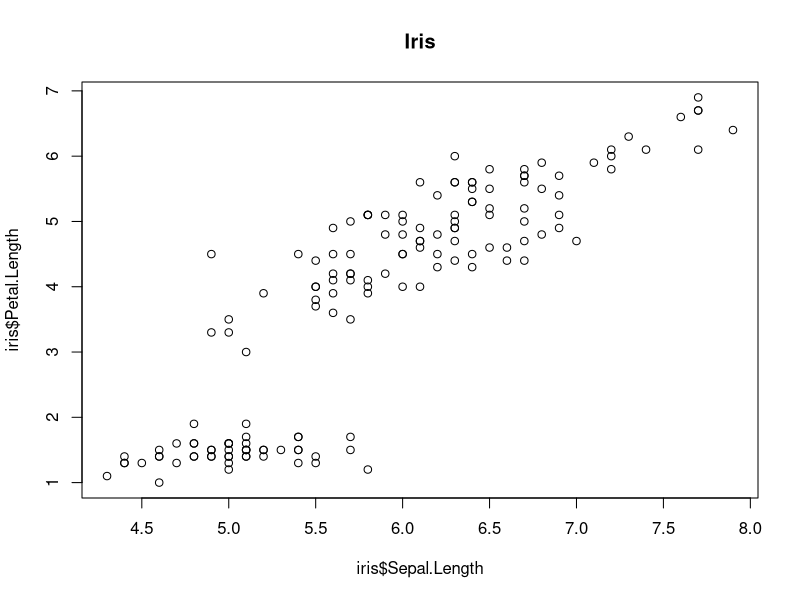
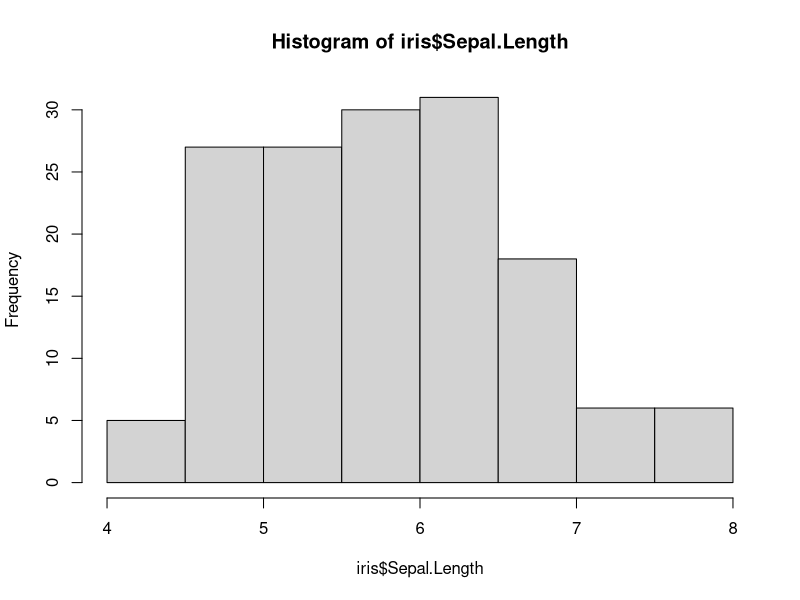
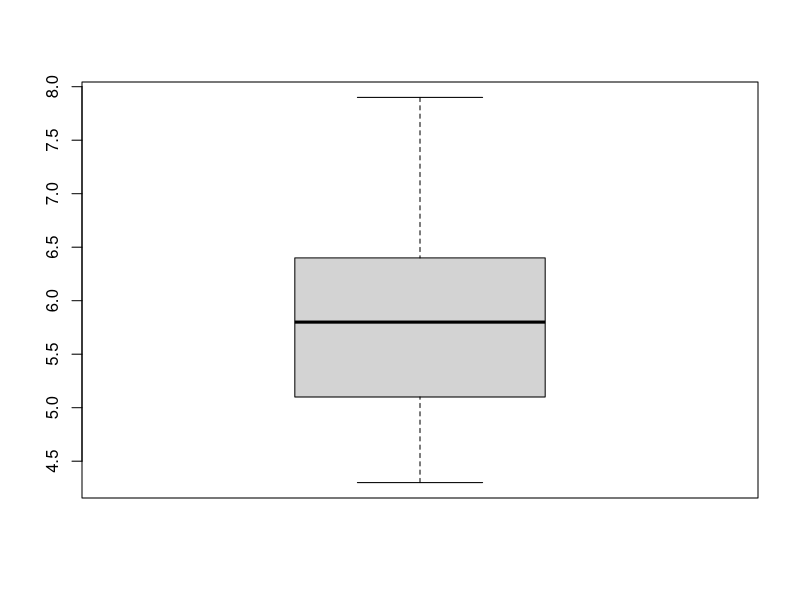
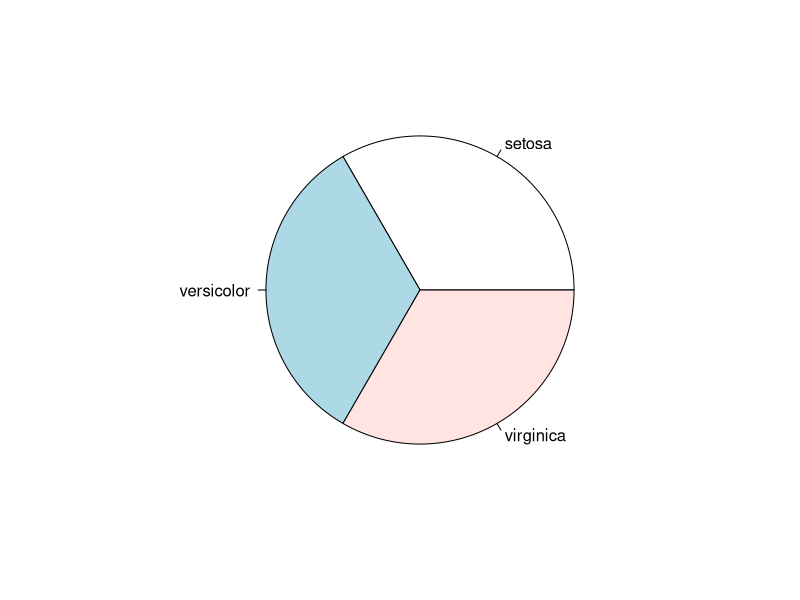
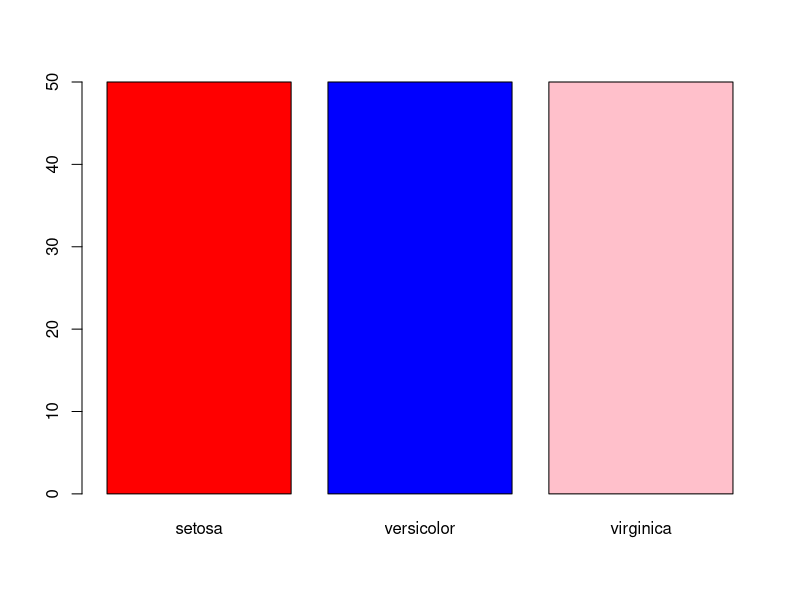

These figures' R source, in order:
## ---- chunk 1
knitr::opts_chunk$set(echo = TRUE)
## ---- chunk 2
data(iris)
plot(x = iris$Sepal.Length,
     y = iris$Petal.Length, main = "Iris")
## ---- chunk 3
hist(iris$Sepal.Length)
## ---- chunk 4
boxplot(iris$Sepal.Length)
## ---- chunk 5
tab <- table(iris$Species)
pie(tab)
## ---- chunk 6
tab <- table(iris$Species)  # skapa frekvenstabell
barplot(tab,col=c("red","blue","pink"))
## ---- chunk 7
rnorm(n = 3, mean = 10, sd = 1)
set.seed(20180218)
rnorm(n = 3, mean = 10, sd = 1)
set.seed(20180218)
rnorm(n=3, mean=10, sd=1)
## ---- chunk 8
text <- c("Linköpings", "Universitet")
set.seed(20180218)
sample(x=text, size=3, replace=TRUE)
set.seed(654)
sample(x=text, size=3, replace=TRUE)
